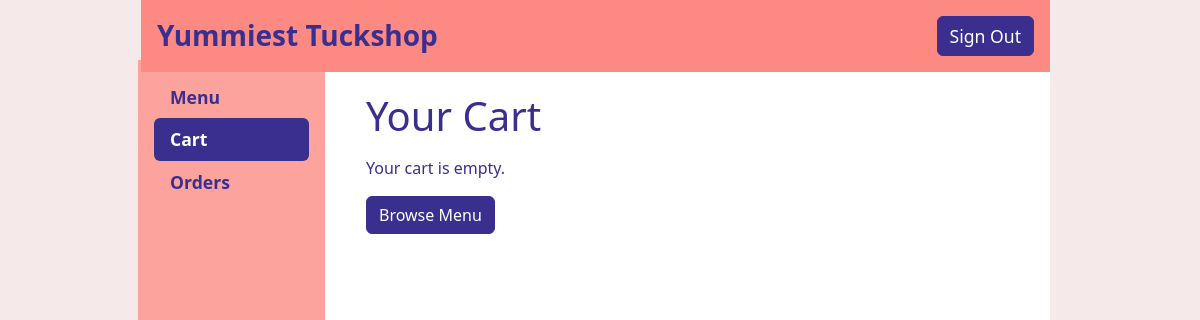
/cart (signed in), run on an earlier commit of the app's database.
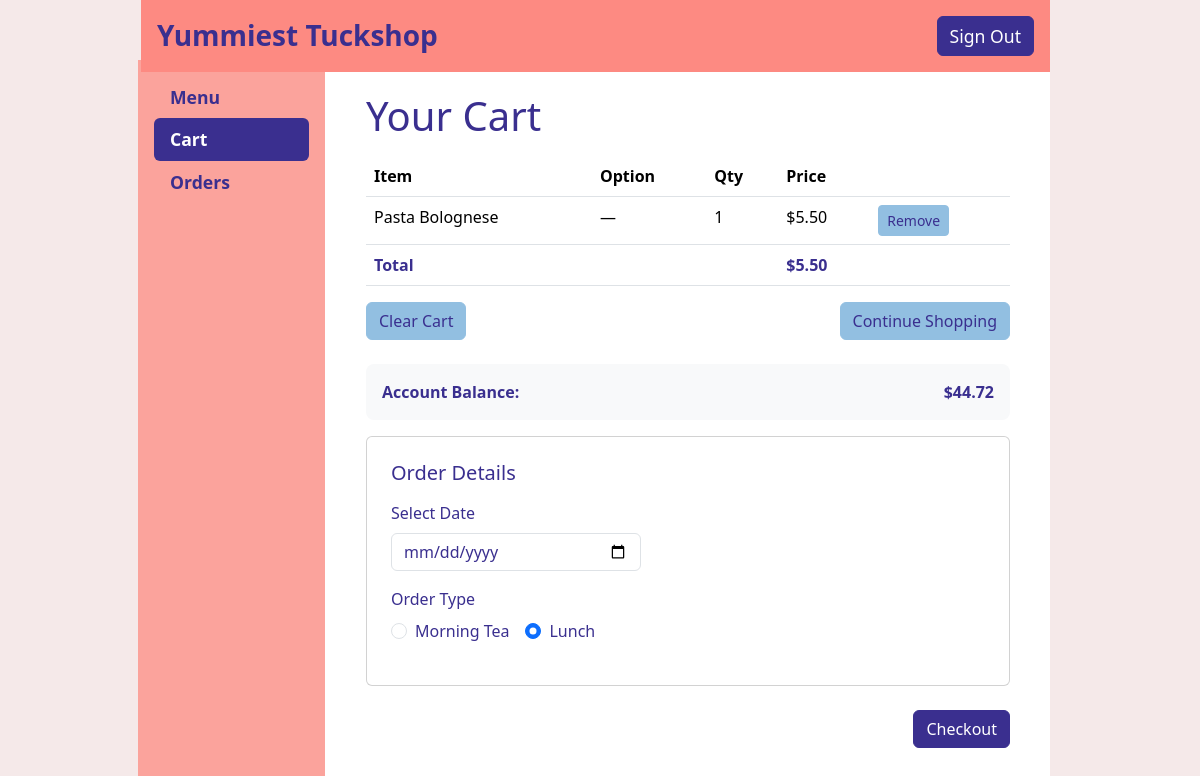
And on a later commit of the database.
### tables this page shows
CREATE TABLE "Cart" (
	"Item"	INTEGER,
	"Quantity"	INTEGER,
	"Specials"	INTEGER,
	"Option"	INTEGER,
	"Price"	REAL,
	"UserID"	TEXT,
	FOREIGN KEY("Item") REFERENCES "Menu"("ItemID"),
	FOREIGN KEY("Option") REFERENCES "Options"("OptionID"),
	FOREIGN KEY("Specials") REFERENCES "Specials"("SpecialID"),
	FOREIGN KEY("UserID") REFERENCES "User"("UserID")
);

CREATE TABLE "Menu" (
	"ItemID"	INTEGER,
	"Name"	TEXT,
	"ItemDesc"	TEXT,
	"Category"	TEXT,
	"Price"	REAL,
	"Homemade"	INTEGER,
	"Quantity"	INTEGER,
	"Options"	INTEGER,
	PRIMARY KEY("ItemID")
);

CREATE TABLE "User" (
	"UserID"	INTEGER,
	"Password"	TEXT,
	"FirstName"	TEXT,
	"LastName"	TEXT,
	"Balance"	REAL,
	"Class"	TEXT,
	PRIMARY KEY("UserID")
);

### app.py (the view)
@app.route('/cart')
def cart():
    user_id = session.get('userID')
    con = sqlite3.connect("Tuckshop.db", timeout=10)
    con.row_factory = sqlite3.Row
    cur = con.cursor()
    cur.execute('''
        SELECT Cart.rowid, Menu.Name, Cart.Quantity, Cart.Specials,
               Cart."Option", Cart.Price,
               Options.OptionName
        FROM Cart
        JOIN Menu ON Cart.Item = Menu.ItemID
        LEFT JOIN Options ON Cart."Option" = Options.OptionID
        WHERE Cart.UserID = ?
    ''', (user_id,))
    items = cur.fetchall()
    cur.execute('SELECT SUM(Price * Quantity) FROM Cart WHERE UserID = ?', (user_id,))
    total = cur.fetchone()[0] or 0.0
    cur.execute('SELECT Balance FROM User WHERE UserID = ?', (user_id,))
    user = cur.fetchone()
    balance = user['Balance'] if user else 0.0
    con.close()
    return render_template('cart.html', items=items, total=round(total, 2), balance=balance)

### templates/cart.html (shortened to what this page needs)
{% extends "base.html" %}
{% block content %}
<h1>Your Cart</h1>
{% if items %}
<table class="table">
  <thead>
    <tr>
      <th>Item</th>
      <th>Option</th>
      <th>Qty</th>
      <th>Price</th>
      <th></th>
    </tr>
  </thead>
  <tbody>
    {% for item in items %}
    <tr>
      <td>{{ item.Name }}</td>
      <td>{{ item.OptionName if item.OptionName else '—' }}</td>
      <td>{{ item.Quantity }}</td>
      <td>${{ '%.2f' % (item.Price * item.Quantity) }}</td>
      <td>
        <form method="post" action="/remove_from_cart/{{ item.rowid }}">
          <button class="btn btn-sm btn-clear">Remove</button>
        </form>
      </td>
    </tr>
    {% endfor %}
  </tbody>
  <tfoot>
    <tr>
      <td colspan="3"><strong>Total</strong></td>
      <td><strong>${{ '%.2f' % total }}</strong></td>
      <td></td>
    </tr>
  </tfoot>
</table>
<div class="d-flex justify-content-between mt-3 mb-4">
  <form method="post" action="/clear_cart">
    <button class="btn btn-clear">Clear Cart</button>
  </form>
  <a href="/products" class="btn btn-clear">Continue Shopping</a>
</div>
<div class="d-flex justify-content-between align-items-center mb-3 p-3"
     style="background-color: #f8f9fa; border-radius: 8px;">
  <span><strong>Account Balance:</strong></span>
  <span class="{{ 'text-danger fw-bold' if balance < total else 'fw-bold' }}">
    ${{ '%.2f' % balance }}
  </span>
</div>
<div class="card p-4 mb-4">
  <h5 class="mb-3">Order Details</h5>
  <div class="mb-3">
    <label for="orderDate" class="form-label">Select Date</label>
    <input type="date" id="orderDate" class="form-control" style="max-width: 250px;">
  </div>
  <div class="mb-3">
    <label class="form-label">Order Type</label>
    <div class="d-flex gap-3">
      <div class="form-check">
        <input class="form-check-input" type="radio" name="orderType" id="morningTea" value="Morning Tea">
        <label class="form-check-label" for="morningTea">Morning Tea</label>
      </div>
      <div class="form-check">
        <input class="form-check-input" type="radio" name="orderType" id="lunch" value="Lunch" checked>
        <label class="form-check-label" for="lunch">Lunch</label>
      </div>
    </div>
  </div>
</div>
<form method="post" action="/checkout" id="checkoutForm">
  <div class="d-flex justify-content-end">
    <button type="submit" class="btn btn-primary" id="checkoutBtn">Checkout</button>
  </div>
</form>
{% else %}
<p>Your cart is empty.</p>
<a href="/products" class="btn btn-primary">Browse Menu</a>
{% endif %}
{% endblock %}

What changed in the data, as far as the page shows it:
added Cart: Name "Pasta Bolognese", OptionName "—", Quantity "1", item.Price*item.Quantity "5.50"
now on this page (row unchanged): User: Balance "44.72"
Also different on the page:
{{ '%.2f' % total }}: (not shown) → "5.50"
form field orderType: (not shown) → "☐ Morning Tea"
form field orderType: (not shown) → "☑ Lunch"
text no longer shown: "Your cart is empty. Browse Menu"
text now shown: "Item Option Qty Price Total $ Clear Cart Continue Shopping Account Balance: $ Order Details Select Date Order Type Morning Tea Lunch Checkout"
